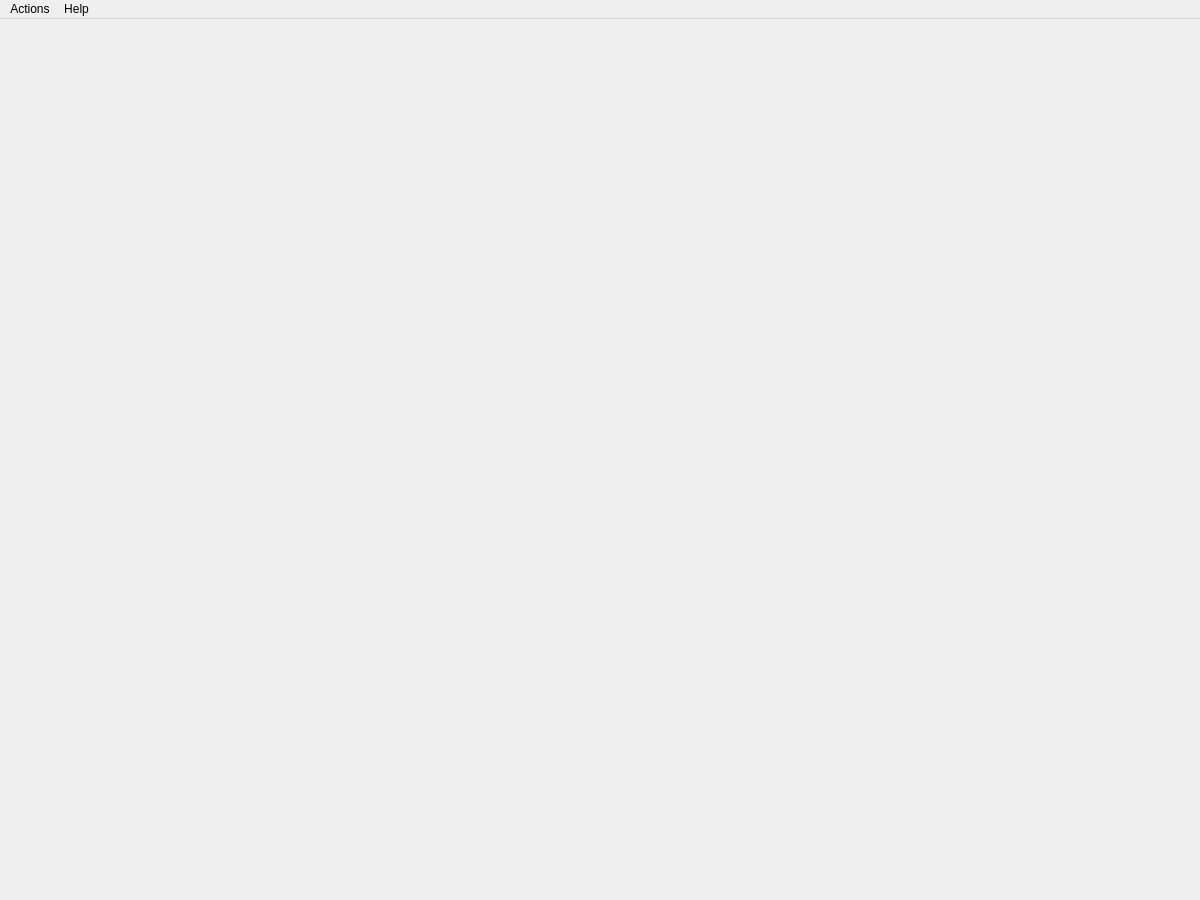
<?xml version="1.0" encoding="UTF-8"?>
<ui version="4.0">
 <class>MainWindow</class>
 <widget class="QMainWindow" name="MainWindow">
  <property name="geometry">
   <rect>
    <x>0</x>
    <y>0</y>
    <width>1200</width>
    <height>900</height>
   </rect>
  </property>
  <property name="windowTitle">
   <string>MainWindow</string>
  </property>
  <widget class="QWidget" name="centralWidget"/>
  <widget class="QMenuBar" name="menuBar">
   <property name="geometry">
    <rect>
     <x>0</x>
     <y>0</y>
     <width>1200</width>
     <height>22</height>
    </rect>
   </property>
   <widget class="QMenu" name="menuHelp">
    <property name="title">
     <string>Help</string>
    </property>
    <addaction name="actionAbout"/>
   </widget>
   <widget class="QMenu" name="menuInsert">
    <property name="title">
     <string>Actions</string>
    </property>
    <addaction name="actionOpen_2"/>
    <addaction name="separator"/>
    <addaction name="actionEnter"/>
   </widget>
   <addaction name="menuInsert"/>
   <addaction name="menuHelp"/>
  </widget>
  <action name="actionOpen">
   <property name="text">
    <string>Open</string>
   </property>
  </action>
  <action name="actionSave">
   <property name="text">
    <string>Save</string>
   </property>
  </action>
  <action name="actionAbout">
   <property name="text">
    <string>About</string>
   </property>
  </action>
  <action name="actionInsert">
   <property name="text">
    <string>Insert</string>
   </property>
  </action>
  <action name="actionOpen_2">
   <property name="text">
    <string>Open</string>
   </property>
  </action>
  <action name="actionEnter">
   <property name="text">
    <string>Enter</string>
   </property>
  </action>
 </widget>
 <layoutdefault spacing="6" margin="11"/>
 <resources/>
 <connections/>
</ui>
